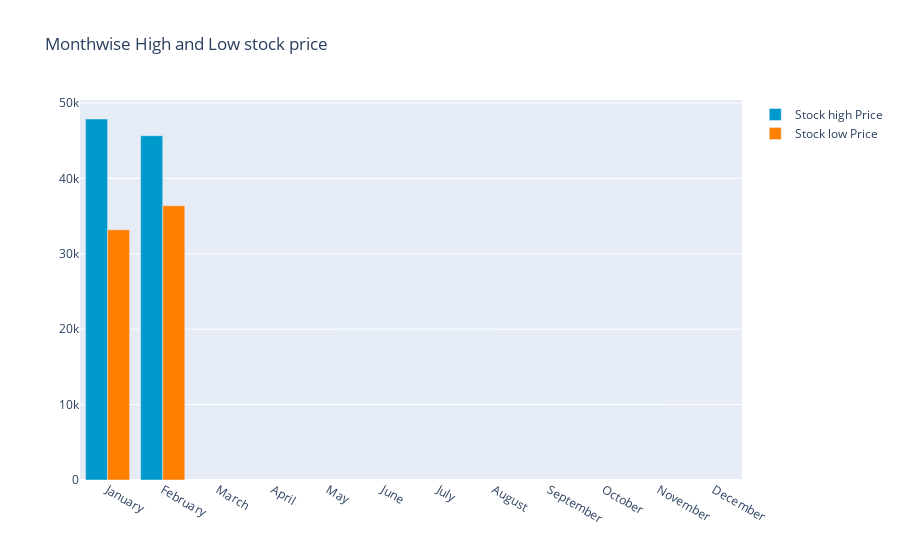

The notebook cell saved with this chart:
### Code cell
y_2020.groupby(y_2020['Date'].dt.strftime('%B'))['Low'].min()
monthvise_high = y_2020.groupby(maindf['Date'].dt.strftime('%B'))['High'].max()
monthvise_high = monthvise_high.reindex(new_order, axis=0)

monthvise_low = y_2020.groupby(y_2020['Date'].dt.strftime('%B'))['Low'].min()
monthvise_low = monthvise_low.reindex(new_order, axis=0)

fig = go.Figure()
fig.add_trace(go.Bar(
    x=monthvise_high.index,
    y=monthvise_high,
    name='Stock high Price',
    marker_color='rgb(0, 153, 204)'
))
fig.add_trace(go.Bar(
    x=monthvise_low.index,
    y=monthvise_low,
    name='Stock low Price',
    marker_color='rgb(255, 128, 0)'
))

fig.update_layout(barmode='group', 
                  title=' Monthwise High and Low stock price')
fig.show()

### Figure 1 — Plotly figure (JSON) as saved in the notebook; plotly's stock layout.template omitted (floating-point values rounded to 4 significant figures)
{"data": [{"marker": {"color": "rgb(0, 153, 204)"}, "name": "Stock high Price", "type": "bar", "x": ["January", "February", "March", "April", "May", "June", "July", "August", "September", "October", "November", "December"], "y": [47880.0, 45660.0, null, null, null, null, null, null, null, null, null, null]}, {"marker": {"color": "rgb(255, 128, 0)"}, "name": "Stock low Price", "type": "bar", "x": ["January", "February", "March", "April", "May", "June", "July", "August", "September", "October", "November", "December"], "y": [33180.0, 36380.0, null, null, null, null, null, null, null, null, null, null]}], "layout": {"barmode": "group", "title": {"text": " Monthwise High and Low stock price"}}}
